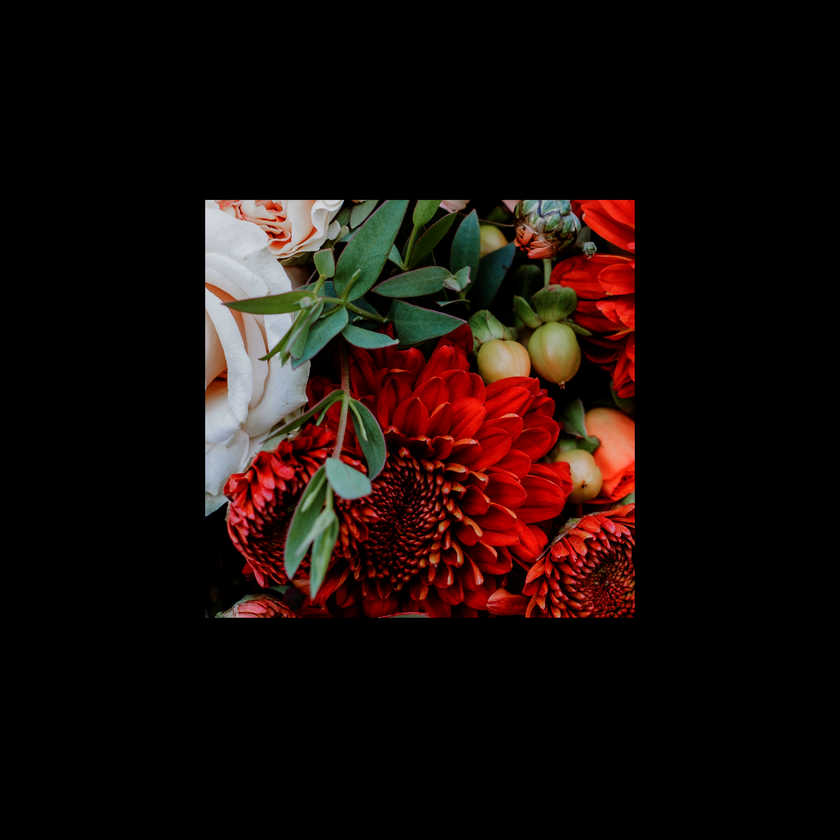
#> input picture flowers_s_squared.png, 840 x 840 px, shrunk from 1920 x 1920 before the run
$ python s_curve.py
#> lines starting #> are read from the running program, lines starting #| are printed output that depends on the picture
# -*- coding: utf-8 -*-
"""
Created on Sun Dec 29 17:23:01 2024

@author: gaosh
"""

from PIL import Image
import numpy as np
import matplotlib.pyplot as plt
from scipy.interpolate import interp1d

# Open the image and normalize to [0, 1]
im = Image.open("flowers_s_squared.png").convert("RGB")
im_np = np.array(im) / 255.0  # Normalize image to range [0, 1]

# Define custom curve control points
x = [0.0, 0.2,0.3,0.4,0.5, 0.6,0.7,0.8, 1.0]  # Input intensities (original image)
y = [0.2, 0.25,0.3,0.3,0.5,0.65, 0.8, 0.9,1.0]  # Output intensities (desired mapping)

# Create the interpolation function (cubic for smooth transitions)
curve = interp1d(x, y, kind="cubic", fill_value="extrapolate")

# Generate curve values for visualization
x_vals = np.linspace(0, 1, 256)  # Range of intensity values
y_vals = np.clip(curve(x_vals), 0, 1)  # Ensure the output stays in [0, 1]

# Apply the curve to each channel
adjusted_np = np.zeros_like(im_np)
for channel in range(3):  # RGB channels
    adjusted_np[..., channel] = np.clip(curve(im_np[..., channel]), 0, 1)
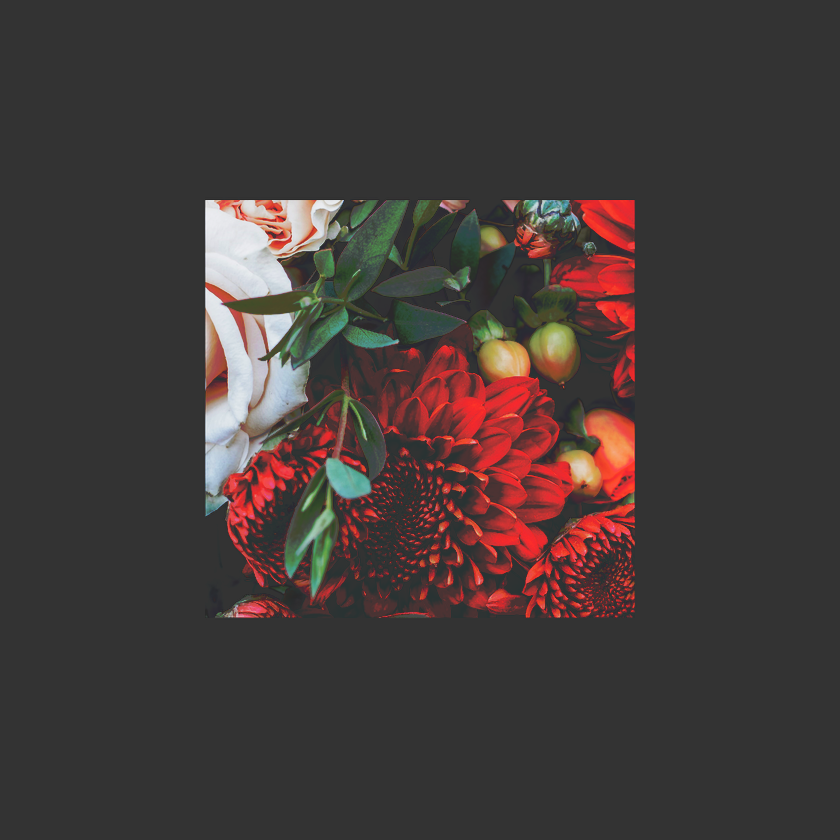
#> adjusted_np: shape (840, 840, 3) float64; mean R, G, B 0.263, 0.229, 0.223

# Plot the curve
plt.figure(figsize=(12, 6))
plt.subplot(2, 2, 1)
plt.plot(x_vals, y_vals, label="Intensity Mapping Curve", color="blue")
plt.scatter(x, y, color="red", label="Control Points")
plt.title("Custom Intensity Curve")
plt.xlabel("Input Intensity")
plt.ylabel("Output Intensity")
plt.legend()
plt.grid(True)

# Display the original image
plt.subplot(2, 2, 2)
plt.title("Original Image")
plt.imshow(im_np)
plt.axis("off")

# Display the adjusted image
plt.subplot(2, 2, 3)
plt.title("Adjusted Image")
plt.imshow(adjusted_np)
plt.axis("off")
filename="flower_Scurve"
plt.imsave(f"{filename}.png",adjusted_np)

plt.tight_layout()
plt.show()
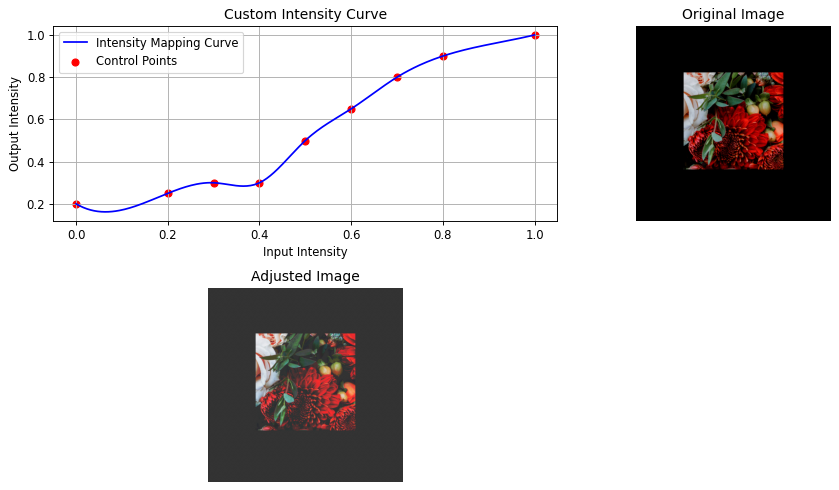
#> figure drawn by matplotlib, 3 panels; panel 1: curve peaks at x = 1, y = 1

$ run again, with flowers_z.png copied over flowers_s_squared.png
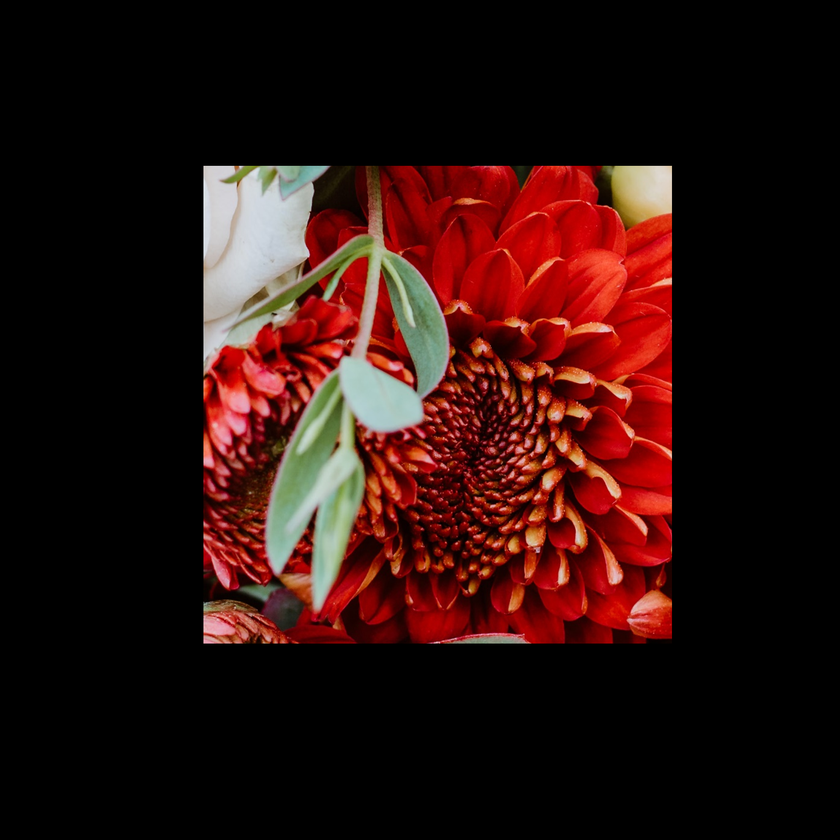
#> input picture flowers_z.png, 840 x 840 px, shrunk from 1920 x 1920 before the run
#> im is the input picture: PIL image 840x840 RGB; mean R, G, B 45.2, 17.1, 14.1
#> after the loop `for channel in range(3):`:
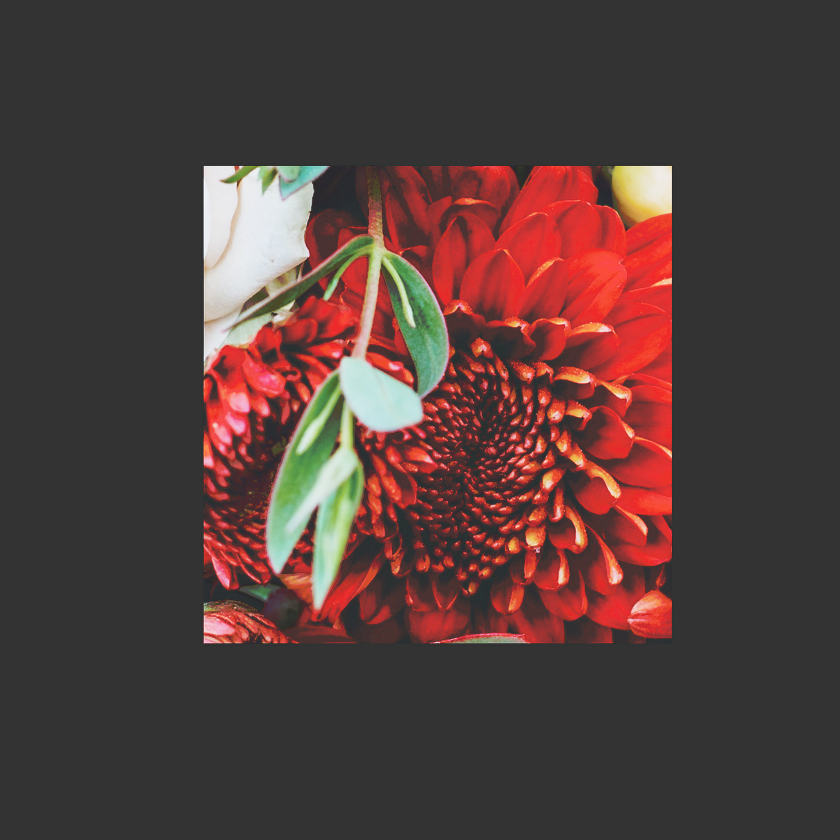
#> adjusted_np: shape (840, 840, 3) float64; mean R, G, B 0.327, 0.242, 0.232
#> `plt.show()`:
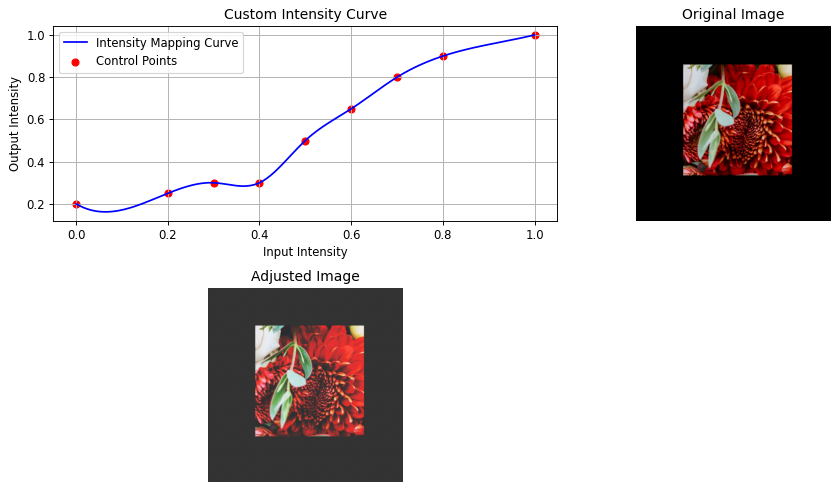
#> figure drawn by matplotlib, 3 panels; panel 1: curve peaks at x = 1, y = 1
